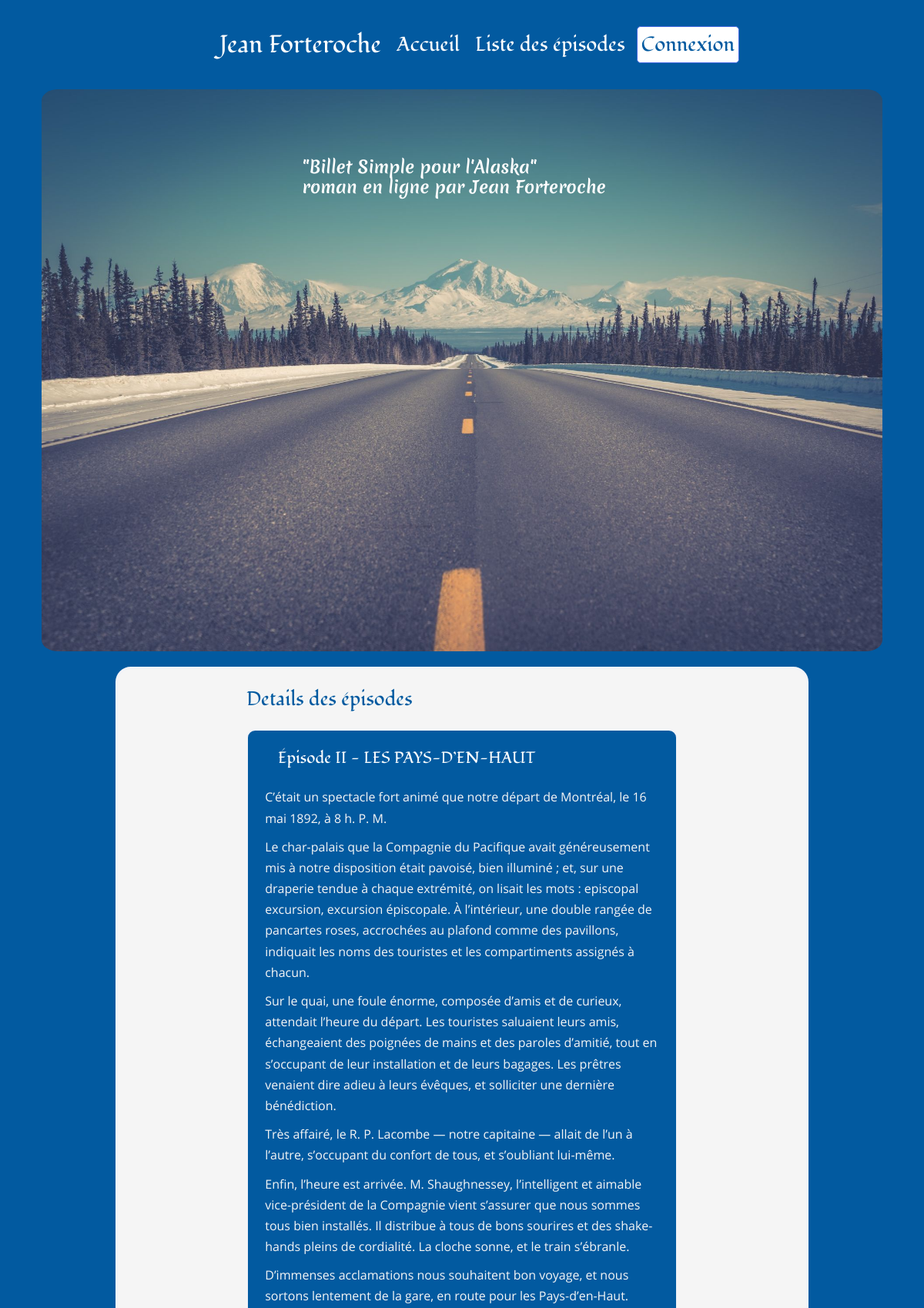
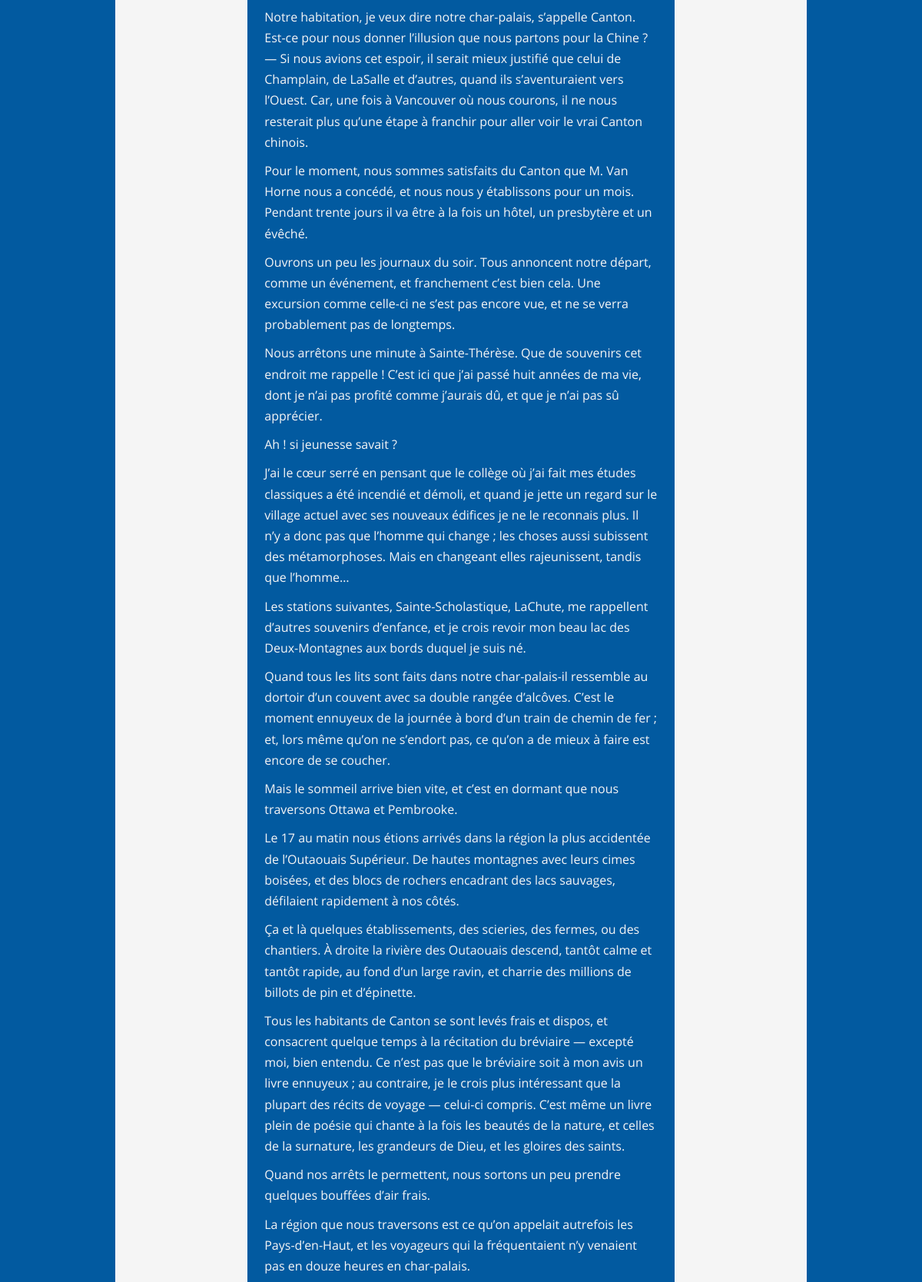
Page /index.php?action=detailOfPost&id=2 (upper part) on the committed database (2 pictures, top to bottom).
### tables this page shows
CREATE TABLE IF NOT EXISTS `posts` (
  `id` int(11) NOT NULL AUTO_INCREMENT,
  `chapter` SMALLINT(1) UNSIGNED NOT NULL,
  `title` varchar(255) NOT NULL,
  `introduction` text NOT NULL,
  `content` text NOT NULL,
  `post_date` datetime NOT NULL,
  `post_status` varchar(7) NOT NULL,
  PRIMARY KEY (`id`)
);

### src/View/View.php (called while the page is built, shortened)
<?php
class View
{
    public function render(array $data, string $origin): void
    {
        require_once "../templates/${origin}/${data['template']}.html.php";
        require_once "../templates/${origin}/layout.html.php";
    }
}

### src/Controller/Frontoffice/PostController.php (called while the page is built, shortened)
<?php
class PostController
{
    private PostManager $postManager;
    private CommentManager $commentManager;
    private View $view;
    public function __construct(PostManager $postManager, CommentManager $commentManager, View $view, Session $session)
    {
        $this->postManager = $postManager;
        $this->commentManager = $commentManager;
        $this->view = $view;
    }
    public function displayDetailOfPost(int $postId, Token $token, Session $session): void
    {
        $dataPost = $this->postManager->getPost($postId);
        $dataComments = $this->commentManager->getComments($postId);
        $previousPost = $this->postManager->previousPost($postId);
        $nextPost = $this->postManager->nextPost($postId);
        $this->view->render(['template' => 'detailofpost', 'post' => $dataPost, 'allcomment' => $dataComments, 'previouspost' => $previousPost, 'nextpost'=> $nextPost, 'csrfToken' => $token->generate(), 'sessionmessage' => $session->getSessionMessage('message'), 'sessionerreur' => $session->getSessionMessage('erreur')], 'frontoffice');
    }
}

### public/index.php (called while the page is built, shortened)
<?php
$router = new Router();
$router->run();

### src/Model/PostManager.php (called while the page is built, shortened)
<?php
class PostManager
{
    private $database;
    public function __construct(Database $database)
    {
        $this->database = $database->getPdo();
    }
    public function getPost(int $postId): ?array
    {
        $request = $this->database->prepare('SET lc_time_names = \'fr_FR\';');
        $request->execute();
        $request = $this->database->prepare('SELECT id, chapter, title, content, CONCAT_WS(\' \', \'le\', DAYNAME(post_date), DAY(post_date), MONTHNAME(post_date), YEAR(post_date)) AS post_date_fr FROM posts WHERE id = :id');
        $request->execute(['id' => $postId]);
        $result = $request->fetch();
        return !$result ? null : $result;
    }
}

### src/Service/Database.php (called while the page is built, shortened)
<?php
class Database
{
    private $database;
    public function __construct()
    {
        $this->database = new \PDO('mysql:host=localhost;dbname=openclassrooms_project4;port=3306;charset=utf8mb4', 'root', 'vFaGsjLk8WpkQtxYJ8XZXAf690shjBzW', [
            \PDO::ATTR_ERRMODE => \PDO::ERRMODE_EXCEPTION,
            \PDO::ATTR_DEFAULT_FETCH_MODE => \PDO::FETCH_ASSOC
        ]);
    }
    public function getPdo(): \PDO
    {
        return $this->database;
    }
}

### templates/frontoffice/detailofpost.html.php (the view, shortened to what this page needs)
<?php if ($data['post'] === null): ?>
    <section>
        <p class="pError">Erreur : l'affichage des épisodes et ses commentaires associés de Details des épisodes n'est pas possible !</p>
    </section>
<?php elseif ($data['post'] !== null): ?>
    <section class="sectionDisplayEpisode">
        <h2>Details des épisodes</h2>
        <article>
            <h3>Épisode <?=$data['post']['title']?></h3>
            <?=$data['post']['content']?>
        </article>
    </section>
<?php endif; ?>

### public/css/style.css (style rules this page uses)
html { font-size: 100%; font-family: 'merienda_oneregular', Arial, sans-serif, serif; font-weight: 400; color: #FFF; box-sizing: border-box; }
*, *::before, *::after { box-sizing: inherit; }
html, body { margin:0; padding:0; }
body { font-size: 1rem; background-color: #025AA0; display: flex; flex-direction: column; align-items: center; }
section h2 { font-family: 'fondamentoregular', Arial, sans-serif, serif; }
article { display: flex; flex-direction: column; margin-top: 20px; color: whitesmoke; border: 3px solid rgb(242, 243, 248); border-radius: 20px; background-color: #025AA0; }
article h3, article h4, article h5 { color: #FFF; padding-left: 7%; font-family: 'fondamentoregular', Arial, sans-serif, serif; }
p { line-height: 1.7; padding: 0 4%; margin-top: 0; margin-bottom: 10px; font-family: 'open_sansregular'; }
article, section h2, article h3, footer { margin: 1.5rem 0rem; }
h1, h2, h3, h4, h5, h6 { margin-top: 0; margin-bottom: .5rem; }
.h1, .h2, .h3, .h4, .h5, .h6, h1, h2, h3, h4, h5, h6 { margin-bottom: .5rem; font-weight: 500; line-height: 1.2; }
.h2, h2 { font-size: 2rem; }
.h3, h3 { font-size: 1.75rem; }
@media all and (min-width: 240px) and (min-resolution: 1dppx) { body { font-size: 0.6rem; } }
@media all and (min-width: 240px) and (min-resolution: 1dppx) { .h2, h2 { font-size: 1.6rem; } }
@media all and (min-width: 240px) and (min-resolution: 1dppx) { .h3, h3 { font-size: 1.3rem; } }
@media all and (min-width: 240px) and (min-resolution: 1dppx) { article { border: 0.2em solid rgb(242, 243, 248); border-radius: 0.375em; margin-bottom: 0.5em; } }
@media all and (min-width: 600px) and (min-resolution: 1dppx) { p { width: 556px; } }
@media all and (min-width: 700px) { body { font-size: 1rem; } }
@media all and (min-width: 700px) { article, .sectionPostComment { border: 0.15em solid rgb(242, 243, 248); border-radius: 0.7em; } }
@media all and (min-width: 1024px) and (min-resolution: 1dppx) { section h2, .sectionH4TitleComments,.pControlPanelPage, .pError { color: #025AA0; } }

### rows in the picture
posts: title "II - LES PAYS-D’EN-HAUT", content "C’était un spectacle fort animé que notre départ de Montréal, le 16 mai 1892, à 8 h. P. M. Le char-palais que la Compagnie du Pacifique avait généreusement mis à notre disposition était pavoisé, bien illuminé ; et, sur une draperie tendue à chaque extrémité, on lisait les mots : episcopal excursion, excursion épiscopale. À l’intérieur, une double rangée de pancartes roses, accrochées au plafond comme des pavillons, indiquait les noms des touristes et les compartiments assignés à chacun. Sur le quai, une foule énorme, composée d’amis et de curieux, attendait l’heure du départ. Les touristes saluaient leurs amis, échangeaient des poignées de mains et des paroles d’amitié, tout en s’occupant…"
